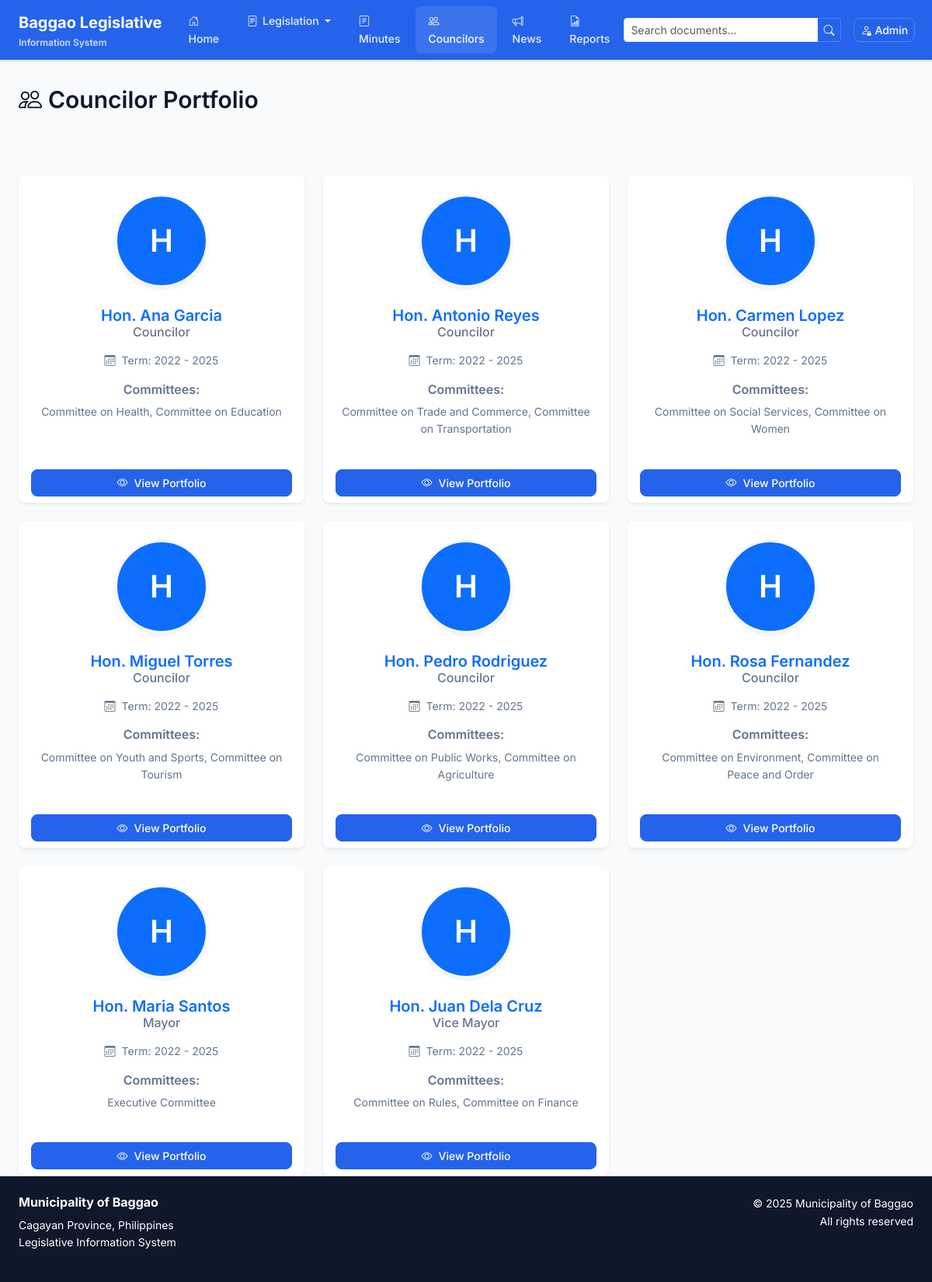
The page /councilors on the database its author committed.
### tables this page shows
CREATE TABLE `councilors` (
  `id` int(11) NOT NULL,
  `name` varchar(100) NOT NULL,
  `photo` varchar(255) DEFAULT NULL,
  `position` varchar(50) NOT NULL,
  `term_start` year(4) NOT NULL,
  `term_end` year(4) NOT NULL,
  `committees` text DEFAULT NULL,
  `contact_info` text DEFAULT NULL,
  `status` enum('active','inactive') DEFAULT 'active',
  `created_at` timestamp NOT NULL DEFAULT current_timestamp(),
  `updated_at` timestamp NOT NULL DEFAULT current_timestamp() ON UPDATE current_timestamp()
);

### core/Controller.php (called while the page is built, shortened)
<?php
class Controller {
    protected function loadView($view, $data = []) {
        extract($data);
        include "views/{$view}.php";
        include "views/layout.php";
    }
}
?>

### controllers/CouncilorController.php (called while the page is built, shortened)
<?php
class CouncilorController extends Controller {
    public function index() {
        $councilorModel = new Councilor();
        $councilors = $councilorModel->getActive();
        $data = ['councilors' => $councilors];
        $this->loadView('councilors/index', $data);
    }
}
?>

### index.php (called while the page is built, shortened)
<?php
require_once 'config/database.php';
spl_autoload_register(function ($class_name) {
    $directories = [
        'models/',
        'controllers/',
        'core/'
    ];
    foreach ($directories as $directory) {
        $file = $directory . $class_name . '.php';
        if (file_exists($file)) {
            return;
        }
    }
});
$request = $_GET['page'] ?? 'home';
$action = $_GET['action'] ?? 'index';
$id = $_GET['id'] ?? null;
$routes = [
    'home' => 'HomeController',
    'ordinances' => 'OrdinanceController',
    'resolutions' => 'ResolutionController',
    'minutes' => 'MinuteController',
    'councilors' => 'CouncilorController',
    'publications' => 'PublicationController',
    'reports' => 'ReportController',
    'admin' => 'AdminController',
    'auth' => 'AuthController'
];
if (isset($routes[$request])) {
    $controller = new $controller_name();
    if (method_exists($controller, $action)) {
        $controller->$action($id);
    } else {
        $controller->index();
    }
} else {
    include 'views/404.php';
}
?>

### core/Model.php (called while the page is built, shortened)
<?php
class Model {
    public function __construct() {
        $database = new Database();
        $this->db = $database->getConnection();
    }
}
?>

### config/database.php (called while the page is built, shortened)
<?php
class Database {
    private $host = DB_HOST;
    private $db_name = DB_NAME;
    private $username = DB_USER;
    private $password = DB_PASS;
    private $conn = null;
    public function getConnection() {
        if ($this->conn === null) {
            try {
                $this->conn = new PDO(
                    "mysql:host=" . $this->host . ";dbname=" . $this->db_name,
                    $this->username,
                    $this->password,
                    array(
                        PDO::ATTR_ERRMODE => PDO::ERRMODE_EXCEPTION,
                        PDO::ATTR_DEFAULT_FETCH_MODE => PDO::FETCH_ASSOC,
                        PDO::MYSQL_ATTR_INIT_COMMAND => "SET NAMES utf8"
                    )
                );
            } catch(PDOException $exception) {
                echo "Connection error: " . $exception->getMessage();
                die();
            }
        }
        return $this->conn;
    }
}
?>

### models/Councilor.php (called while the page is built, shortened)
<?php
class Councilor extends Model {
    public function getActive() {
        $stmt = $this->db->prepare("SELECT * FROM councilors WHERE status = 'active' ORDER BY position, name");
        $stmt->execute();
        return $stmt->fetchAll();
    }
}
?>

### views/councilors/index.php (the view, shortened to what this page needs)
<div class="d-flex justify-content-between align-items-center mb-5">
    <h2 class="page-title"><i class="bi bi-people me-2"></i>Councilor Portfolio</h2>
</div>
<?php if (!empty($councilors)): ?>
    <div class="row g-4">
        <?php foreach ($councilors as $councilor): ?>
            <div class="col-lg-4 col-md-6">
                <div class="card h-100 border-0 shadow-sm">
                    <div class="card-body text-center p-4">
                        <div class="mb-4">
                            <?php if (!empty($councilor['photo'])): ?>
                                <img src="<?= BASE_URL . UPLOAD_PATH . $councilor['photo'] ?>"
                                     alt="<?= htmlspecialchars($councilor['name']) ?>"
                                     class="rounded-circle border border-3 border-light shadow-sm"
                                     style="width: 120px; height: 120px; object-fit: cover;">
                            <?php else: ?>
                                <div class="rounded-circle bg-primary text-white d-inline-flex align-items-center justify-content-center border border-3 border-light shadow-sm"
                                     style="width: 120px; height: 120px; font-size: 2.5rem; font-weight: 600;">
                                    <?= strtoupper(substr($councilor['name'], 0, 1)) ?>
                                </div>
                            <?php endif; ?>
                        </div>
                        <h5 class="card-title text-primary fw-semibold mb-1"><?= htmlspecialchars($councilor['name']) ?></h5>
                        <h6 class="card-subtitle mb-3 text-muted fw-medium"><?= htmlspecialchars($councilor['position']) ?></h6>
                        <div class="mb-3">
                            <small class="text-muted d-flex align-items-center justify-content-center">
                                <i class="bi bi-calendar3 me-2"></i>
                                Term: <?= $councilor['term_start'] ?> - <?= $councilor['term_end'] ?>
                            </small>
                        </div>
                        <?php if (!empty($councilor['committees'])): ?>
                            <div class="mb-3">
                                <h6 class="text-muted fw-semibold mb-2">Committees:</h6>
                                <p class="small text-muted"><?= htmlspecialchars($councilor['committees']) ?></p>
                            </div>
                        <?php endif; ?>
                    </div>
                    <div class="card-footer bg-transparent border-0 pt-0">
                        <div class="d-grid">
                            <a href="<?= BASE_URL ?>councilors/view/<?= $councilor['id'] ?>" class="btn btn-primary">
                                <i class="bi bi-eye me-2"></i>View Portfolio
                            </a>
                        </div>
                    </div>
                </div>
            </div>
        <?php endforeach; ?>
    </div>
<?php endif; ?>

### views/layout.php (style rules this page uses)
:root { --primary: #2563eb; --primary-foreground: #ffffff; --secondary: #f1f5f9; --secondary-foreground: #0f172a; --muted: #f8fafc; --muted-foreground: #64748b; --accent: #f1f5f9; --accent-foreground: #0f172a; --destructive: #ef4444; --destructive-foreground: #ffffff; --border: #e2e8f0; --input: #e2e8f0; --ring: #2563eb; --background: #ffffff; --foreground: #0f172a; --card: #ffffff; --card-foreground: #0f172a; --popover: #ffffff; --popover-foreground: #0f172a; --radius: 0.5rem; }
* { border-color: var(--border); }
body { font-family: 'Inter', -apple-system, BlinkMacSystemFont, sans-serif; background-color: var(--background); color: var(--foreground); line-height: 1.6; }
.btn { border-radius: var(--radius); font-weight: 500; font-size: 0.875rem; transition: all 0.2s ease; border: 1px solid transparent; }
.btn-primary { background-color: var(--primary); color: var(--primary-foreground); border-color: var(--primary); }
.card { background-color: var(--card); color: var(--card-foreground); border: 1px solid var(--border); border-radius: var(--radius); box-shadow: 0 1px 3px 0 rgb(0 0 0 / 0.1), 0 1px 2px -1px rgb(0 0 0 / 0.1); transition: all 0.2s ease; }
.page-title { color: var(--foreground); font-weight: 600; margin-bottom: 2rem; font-size: 1.875rem; line-height: 2.25rem; }
.text-muted { color: var(--muted-foreground) !important; }
.card { transition: all 0.2s cubic-bezier(0.4, 0, 0.2, 1); }
.btn { transition: all 0.2s cubic-bezier(0.4, 0, 0.2, 1); }

### rows shown on the page
councilors: name "H", name "Hon. Ana Garcia", position "Councilor", term_start "2022", term_end "2025", committees "Committee on Health, Committee on Education"
councilors: name "H", name "Hon. Antonio Reyes", position "Councilor", term_start "2022", term_end "2025", committees "Committee on Trade and Commerce, Committee on Transportation"
councilors: name "H", name "Hon. Carmen Lopez", position "Councilor", term_start "2022", term_end "2025", committees "Committee on Social Services, Committee on Women"
councilors: name "H", name "Hon. Miguel Torres", position "Councilor", term_start "2022", term_end "2025", committees "Committee on Youth and Sports, Committee on Tourism"
councilors: name "H", name "Hon. Pedro Rodriguez", position "Councilor", term_start "2022", term_end "2025", committees "Committee on Public Works, Committee on Agriculture"
councilors: name "H", name "Hon. Rosa Fernandez", position "Councilor", term_start "2022", term_end "2025", committees "Committee on Environment, Committee on Peace and Order"
councilors: name "H", name "Hon. Maria Santos", position "Mayor", term_start "2022", term_end "2025", committees "Executive Committee"
councilors: name "H", name "Hon. Juan Dela Cruz", position "Vice Mayor", term_start "2022", term_end "2025", committees "Committee on Rules, Committee on Finance"
